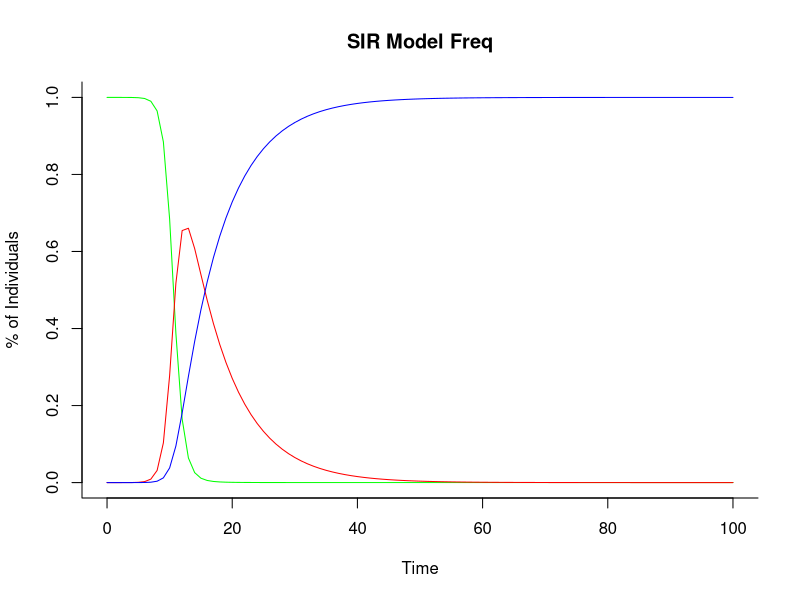

Generate this figure with R:
                                        #S, I, and R are the initial *totals* of susceptible, infected, and recovered individuals
                                        #All parameters must be positive, and S(0)+I(0) ≤ 1
                                        #Derivative-solving library

library(deSolve)

sir<-function(time, state, parameters)          #Solve SIR equations
  {
    with(as.list(c(state, parameters)), {
      dS <- - (beta*S*I)
      dI <- (beta*S*I) - (gamma*I)
      dR <- (gamma*I)
      return(list(c(dS, dI, dR)))
    })}

parms<- c(beta=1.4247,                          # transmission rate  (Ro=beta/gamma)
          gamma= 0.14286)             # recovery rate

yini<-  c(S=1-.000001,                  # initial proportion susceptible
          I=.000001,                            # initial proportion infected
          R=0)                                  # initial proportion recovered

times<- seq(0,100,by=1)             #time sequence to use

out <- as.data.frame(ode(func = sir, y=yini, parms = parms, times=times))
out

                                        #Plot values and add legend
graph.colors = c(rgb(0,1,0), rgb(1,0,0), rgb(0,0,1))

matplot(times, out[,-1], lty=1, type = "l", xlab ="Time", ylab = "% of Individuals", main ="SIR Model Freq", bty = "l", lwd=1, col =graph.colors)

legend(par("usr")[1],par("usr")[3],c("Susceptible", "Infected", "Recovered"), pch=1, col=graph.colors, xjust=0, yjust=2)
